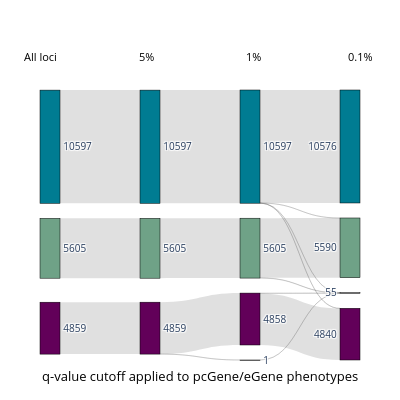

The notebook cell this image was saved under:
### Code cell
# Track and plot (signal_id, tissue_id) pairs that are never significant (i.e., "Not sig" at every cutoff)
# Sankey flows HORIZONTALLY: left = all loci, right = stricter q-value cutoffs

group_labels = ['Not sig', 'Both', 'eQTL only', 'pcQTL only']
group_palette = {
    'Not sig': 'grey',
    'Both': '#007C92',
    'eQTL only': '#6FA287',
    'pcQTL only': '#620059',
}
q_cutoffs = [1, 0.05, 0.01, 0.001]

# For each cutoff, map (signal_id, tissue_id) -> group label
groupings = {}
def assign_label(qtls):
    qtls = set(qtls)
    if qtls == {'eQTL'}:
        return 'eQTL only'
    elif qtls == {'pcQTL'}:
        return 'pcQTL only'
    elif qtls == {'eQTL','pcQTL'}:
        return 'Both'
    else:
        return 'Neither'

for cutoff in q_cutoffs:
    qdf = groups_explode[groups_explode['qval'] < cutoff]
    type_table = (qdf.drop_duplicates(['signal_id','tissue_id','qtl_type'])
                    .groupby(['signal_id','tissue_id'])['qtl_type']
                    .unique())
    groupings[cutoff] = type_table.apply(assign_label)

# Build full index of all (signal_id, tissue_id) ever present
all_idx = pd.MultiIndex.from_frame(groups_explode[['signal_id', 'tissue_id']].drop_duplicates())
for g in groupings.values():
    all_idx = all_idx.union(g.index)
sankey_df = pd.DataFrame(index=all_idx)
for cutoff in q_cutoffs:
    sankey_df[str(cutoff)] = groupings[cutoff].reindex(all_idx, fill_value='Neither')

# Map "Neither" to "Not sig" in every column
for col in sankey_df.columns:
    sankey_df[col] = sankey_df[col].replace('Neither', 'Not sig')

# Setup node info/labels for Sankey (horizontal)
node_labels = []
label_map = {}
node_colors = []
# Track for annotation positions (above)
node_indices_by_stage = {}

node_idx = 0
for i, cutoff in enumerate(q_cutoffs):
    stage_indices = []
    for group in group_labels:
        lab = f"{group} (q<{cutoff:.0e})"
        node_labels.append(lab)
        label_map[lab] = node_idx
        node_colors.append(group_palette[group])
        stage_indices.append(node_idx)
        node_idx += 1
    node_indices_by_stage[i] = stage_indices

# Prep links for Sankey (horizontal: source = previous cutoff, target = next cutoff)
sources, targets, values, link_labels = [], [], [], []
for j in range(len(q_cutoffs)-1):
    cur, nxt = str(q_cutoffs[j]), str(q_cutoffs[j+1])
    for gfrom in group_labels:
        for gto in group_labels:
            mask = (sankey_df[cur] == gfrom) & (sankey_df[nxt] == gto)
            count = mask.sum()
            if count > 0:
                src = f"{gfrom} (q<{q_cutoffs[j]:.0e})"
                tgt = f"{gto} (q<{q_cutoffs[j+1]:.0e})"
                sources.append(label_map[src])
                targets.append(label_map[tgt])
                values.append(count)
                link_labels.append(str(count))

# Node counts for display
node_counts = [(sankey_df[str(q)].values == group).sum() for q in q_cutoffs for group in group_labels]

# Node labels: just counts (no group labels)
labels_with_counts = [str(c) for c in node_counts]

# Sankey with node labels as counts only
horizontal_sankey = go.Sankey(
    orientation='h',
    node = dict(
        pad=15,
        thickness=20,
        line=dict(color="black", width=0.5),
        label=labels_with_counts,
        color=node_colors,
    ),
    link = dict(
        source=sources,
        target=targets,
        value=values,
        # Remove the label param; we'll annotate labels manually instead
        color="rgba(100,100,100,0.2)",
        customdata = link_labels,
        hovertemplate = 'Count: %{customdata}',
    )
)

fig = go.Figure(horizontal_sankey)

# Add q-value label annotations above each stage, from left to right (NOT rotated, keep horizontal)
cutoff_labels = ['All loci', '5%', '1%', '0.1%']
for stage, cutoff_lab in enumerate(cutoff_labels):
    x_frac = stage/(len(q_cutoffs)-1) if len(q_cutoffs)>1 else 0
    fig.add_annotation(
        x=x_frac, y=1.09, xref='paper', yref='paper', text=cutoff_lab, showarrow=False,
        font=dict(size=11, color="black"),
        xanchor='center', yanchor='bottom', textangle=0
    )

fig.add_annotation(
    x=0.5, y=-.1, xref='paper', yref='paper',
    text="q-value cutoff applied to pcGene/eGene phenotypes",
    showarrow=False, font=dict(size=13, color="black"),
    xanchor='center', yanchor='bottom', textangle=0
)

fig.update_layout(
    width=400, height=400,
    font_size=10,
    title_text="",
    margin=dict(l=40, r=40, t=90, b=40)
)
fig.show()

### Figure 1 — Plotly figure (JSON) as saved in the notebook; plotly's stock layout.template omitted (floating-point values rounded to 4 significant figures)
{"data": [{"link": {"color": "rgba(100,100,100,0.2)", "customdata": ["10597", "5605", "4859", "10597", "5605", "1", "4858", "1", "3", "10576", "7", "11", "22", "5583", "29", "4829"], "hovertemplate": "Count: %{customdata}", "source": [1, 2, 3, 5, 6, 7, 7, 8, 9, 9, 9, 9, 10, 10, 11, 11], "target": [5, 6, 7, 9, 10, 8, 11, 12, 12, 13, 14, 15, 12, 14, 12, 15], "value": [10597, 5605, 4859, 10597, 5605, 1, 4858, 1, 3, 10576, 7, 11, 22, 5583, 29, 4829]}, "node": {"color": ["grey", "#007C92", "#6FA287", "#620059", "grey", "#007C92", "#6FA287", "#620059", "grey", "#007C92", "#6FA287", "#620059", "grey", "#007C92", "#6FA287", "#620059"], "label": ["0", "10597", "5605", "4859", "0", "10597", "5605", "4859", "1", "10597", "5605", "4858", "55", "10576", "5590", "4840"], "line": {"color": "black", "width": 0.5}, "pad": 15, "thickness": 20}, "orientation": "h", "type": "sankey"}], "layout": {"annotations": [{"font": {"color": "black", "size": 11}, "showarrow": false, "text": "All loci", "textangle": 0, "x": 0, "xanchor": "center", "xref": "paper", "y": 1.09, "yanchor": "bottom", "yref": "paper"}, {"font": {"color": "black", "size": 11}, "showarrow": false, "text": "5%", "textangle": 0, "x": 0.3333, "xanchor": "center", "xref": "paper", "y": 1.09, "yanchor": "bottom", "yref": "paper"}, {"font": {"color": "black", "size": 11}, "showarrow": false, "text": "1%", "textangle": 0, "x": 0.6667, "xanchor": "center", "xref": "paper", "y": 1.09, "yanchor": "bottom", "yref": "paper"}, {"font": {"color": "black", "size": 11}, "showarrow": false, "text": "0.1%", "textangle": 0, "x": 1, "xanchor": "center", "xref": "paper", "y": 1.09, "yanchor": "bottom", "yref": "paper"}, {"font": {"color": "black", "size": 13}, "showarrow": false, "text": "q-value cutoff applied to pcGene/eGene phenotypes", "textangle": 0, "x": 0.5, "xanchor": "center", "xref": "paper", "y": -0.1, "yanchor": "bottom", "yref": "paper"}], "font": {"size": 10}, "height": 400, "margin": {"b": 40, "l": 40, "r": 40, "t": 90}, "title": {"text": ""}, "width": 400}}
